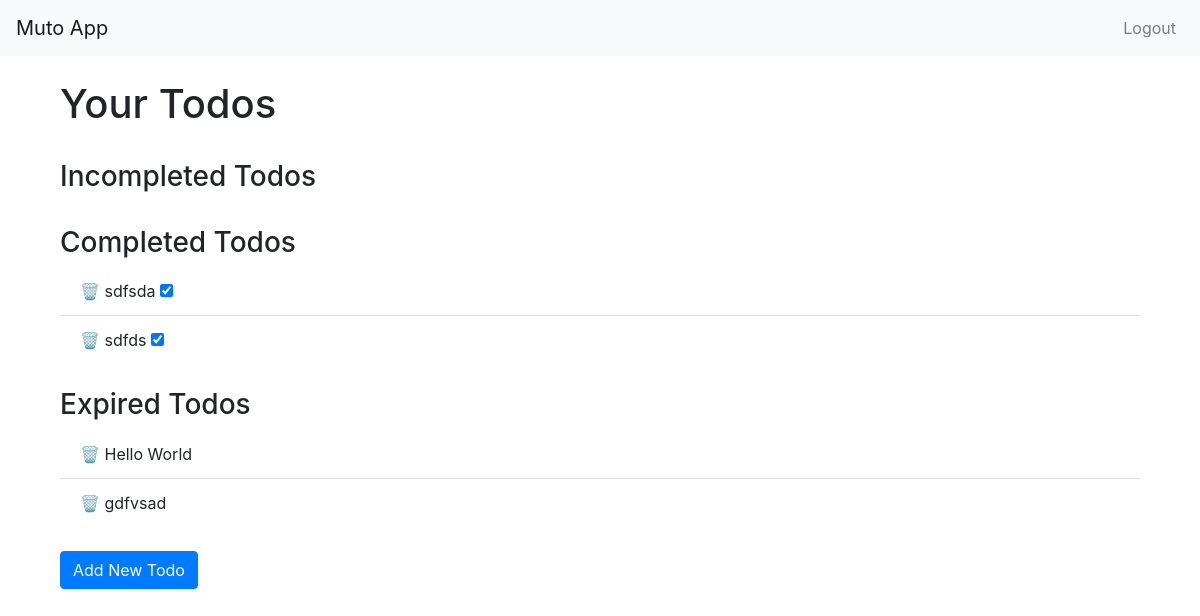
The app's page /todos/ (signed in), older data.
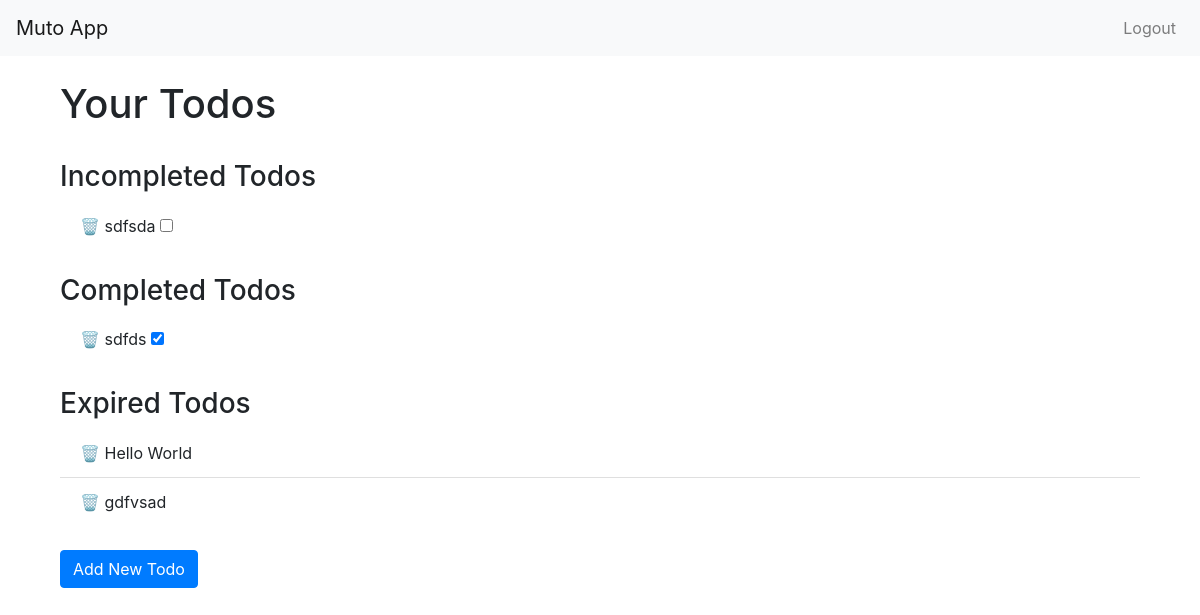
The same page, newer data.
### todos/models.py (models this page shows, shortened)
class Task(models.Model):
    user = models.ForeignKey(
        User, on_delete=models.CASCADE, null=True, blank=True)
    title = models.CharField(max_length=200)
    description = models.TextField(null=True, blank=True)
    complete = models.BooleanField(default=False)
    expired = models.BooleanField(default=False)
    created = models.DateTimeField(auto_now_add=True)
    dueDate = models.DateField(null=True, blank=True)
    objects = TaskManager()
    class Meta:
        order_with_respect_to = 'user'

### todos/views.py (the view)
# urls.py: path("todos/", include("todos.urls")),
def todos(request):
    user = request.user
    todos = Task.objects.filter(user=user)
    for todo in todos:
        if not todo.complete and todo.dueDate:
            if isinstance(todo.dueDate, datetime):
                todo.dueDate = todo.dueDate.date()  # Convert to datetime.date
            if todo.dueDate < timezone.now().date():
                todo.expired = True
                todo.save()
    incomplete_todos = [todo for todo in todos if not todo.complete and not todo.expired]
    completed_todos = [todo for todo in todos if todo.complete]
    expired_todos = [todo for todo in todos if todo.expired]
    return render(request, 'todos.html', {
        'incomplete_todos': incomplete_todos,
        'completed_todos': completed_todos,
        'expired_todos': expired_todos,
    })

### todos/templates/todos.html
{% extends 'base.html' %} {% block content %}
<div class="container">
  <h1>Your Todos</h1>
  <ul class="list-group">
    <h3 class="mt-4">Incompleted Todos</h3>
    <ul class="list-group list-group-flush">
      {% for todo in incomplete_todos %}
      <li class="list-group-item">
        <a class="text-danger" href="{% url 'delete_todo' todo.id %}">🗑️</a>
        {{ todo.title }}
        <a href="{% url 'todo_not_done' todo.id todo.complete %}">
          <input type="checkbox" class="todo-checkbox" />
        </a>
      </li>
      {% endfor %}
    </ul>
    <h3 class="mt-4">Completed Todos</h3>
    <ul class="list-group list-group-flush">
      {% for todo in completed_todos %}
      <li class="list-group-item">
        <a class="text-danger" href="{% url 'delete_todo' todo.id %}">🗑️</a>
        {{ todo.title }}
        <a href="{% url 'done_todo' todo.id todo.complete %}">
          <input
            type="checkbox"
            class="todo-checkbox"
            checked="{{ todo.complete }}"
          />
        </a>
      </li>
      {% endfor %}
    </ul>
    <h3 class="mt-4">Expired Todos</h3>
    <ul class="list-group list-group-flush">
      {% for todo in expired_todos %}
      <li class="list-group-item">
        <a class="text-danger" href="{% url 'delete_todo' todo.id %}">🗑️</a>
        {{ todo.title }}
      </li>
      {% endfor %}
    </ul>
  </ul>
  <a class="btn btn-primary mt-4" href="{% url 'add_todo' %}">Add New Todo</a>
</div>
{% endblock %}

Row changes from the older to the newer data that the page shows:
changed Task "sdfsda": moves from the list under "Completed Todos" to the list under "Incompleted Todos"
